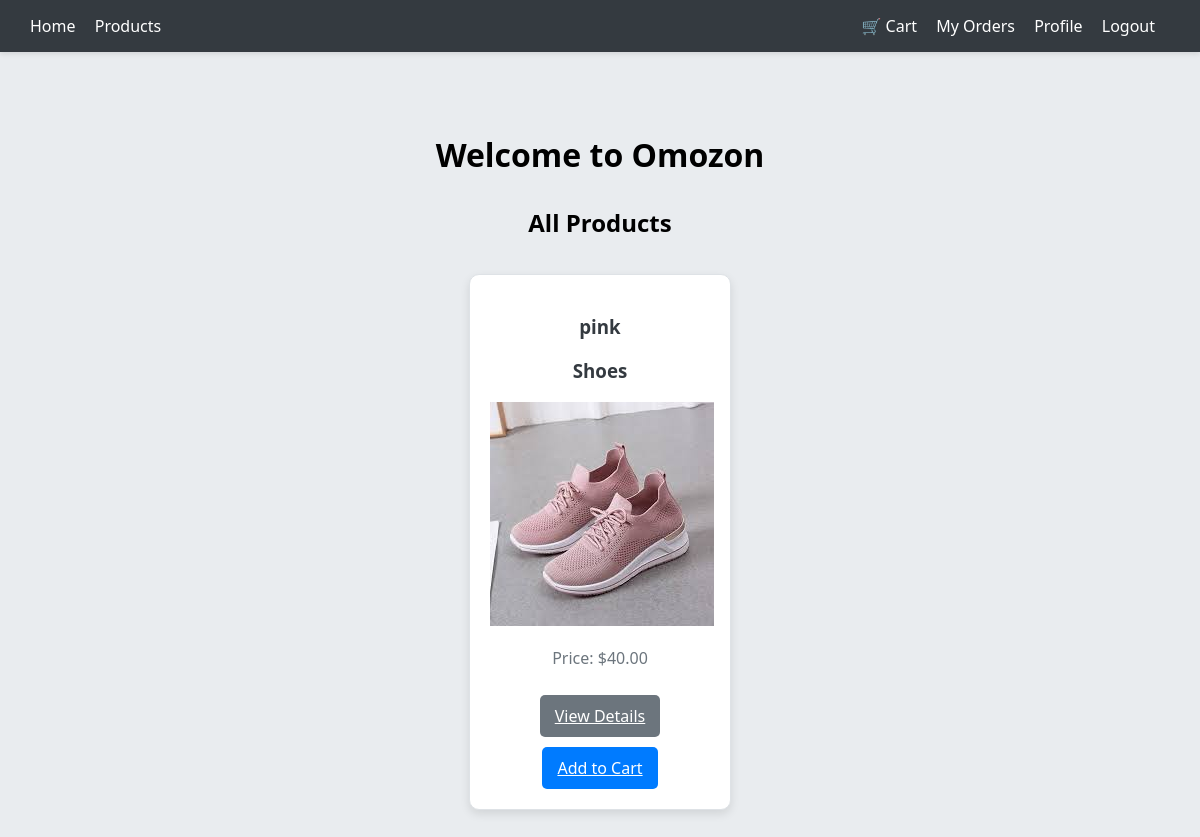
The app's page / (signed in) with its own data.
### products/models.py (models this page shows, shortened)
class Product(models.Model):
    ELECTRONICS = 1
    CLOTHING = 2
    SHOES = 3
    BOOKS = 4
    SUPERMARKET = 5
    PRODUCT_TYPES = [
        (ELECTRONICS, 'Electronics'),
        (CLOTHING, 'Clothing'),
        (SHOES, 'Shoes'),
        (BOOKS, 'Books'),
        (SUPERMARKET, 'Supermarket'),
    ]
    name = models.CharField(max_length=255)
    description = models.TextField()
    price = models.DecimalField(max_digits=10, decimal_places=2)
    image = models.ImageField(upload_to='media', null=True, blank=True)
    created_at = models.DateTimeField(auto_now_add=True)
    stock_quantity = models.PositiveIntegerField(default=0)
    seller = models.ForeignKey(
        "accounts.SellerUser",
        on_delete=models.CASCADE,
        related_name='products',
        null=True,
        blank=True
    )
    type = models.IntegerField(choices=PRODUCT_TYPES)
    class Meta:
        abstract = False  # This allows the model to be used in the database
    @property
    def type2str(self):
        return self.PRODUCT_TYPES[self.type - 1][1]

### omozon/views.py (the view)
# urls.py: path("", home_view, name='home'),
def home_view(request):
    products = Product.objects.all()
    return render(request, 'home.html', {
        'products': products
    })

### templates/home.html
{% extends 'base.html' %}
{% load static %}
{% block extra_css %}
    <link rel="stylesheet" type="text/css" href="{% static 'css/home.css' %}">
{% endblock %}
{% block content %}
<div class="home-container">
    <h1>Welcome to Omozon</h1>
    <section class="featured-products">
        <h2>All Products</h2>
        <div class="product-grid">
            {% for product in products %}
                <div class="product-card">
                    <h3>{{ product.name }}</h3>
                    <h3>{{ product.type2str }}</h3>
                    {% if product.image %}
                        <img src="{{ product.image.url }}" alt="{{ product.name }}">
                    {% else %}
                        <p>No image available</p>
                    {% endif %}
                    <p>Price: ${{ product.price }}</p>
                    <a href="{% url 'product_detail' product.id %}" class="btn btn-secondary">View Details</a>
                    <a href="{% url 'add_to_cart' product.id %}" class="btn btn-primary">Add to Cart</a>
                </div>
            {% endfor %}
        </div>
    </section>
</div>
{% endblock %}

### static/css/base.css (style rules this page uses)
body { font-family: 'Segoe UI', Tahoma, Geneva, Verdana, sans-serif; margin: 0; padding: 0; background-color: #e9ecef; }

### static/css/home.css (style rules this page uses)
.home-container { text-align: center; padding: 40px 20px; }
.featured-products { margin-top: 30px; }
.product-grid { display: flex; flex-wrap: wrap; justify-content: center; }
.product-card { background-color: #ffffff; border: 1px solid #dee2e6; border-radius: 10px; padding: 20px; margin: 15px; width: 220px; box-shadow: 0 4px 10px rgba(0, 0, 0, 0.1); transition: transform 0.2s, box-shadow 0.2s; }
.product-card h3 { color: #343a40; }
.product-card p { color: #6c757d; }
.btn { display: inline-block; padding: 10px 15px; margin-top: 10px; border: none; border-radius: 5px; cursor: pointer; transition: background-color 0.3s, transform 0.2s; }
.btn-primary { background-color: #007bff; color: white; }
.btn-secondary { background-color: #6c757d; color: white; }

### records on screen
Product: name "pink", type2str "Shoes", image (picture), price "40.00"
